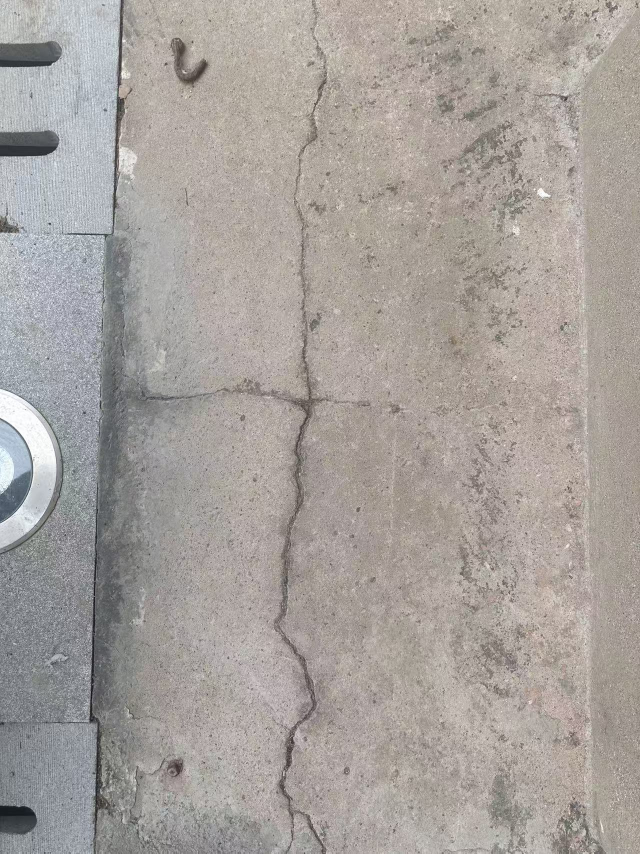
#> input picture data/collected/raw/1.jpg, 1280 x 1707 px (shown at 1/2 size)
$ python resize_images.py --input_dir ../data/collected/raw --output_dir out
#> lines starting #> are read from the running program, lines starting #| are printed output that depends on the picture
import argparse
import os
from PIL import Image

def center_crop_to_square(img, target_size=1024):
    """
    等比缩放使最短边不小于 target_size，然后中心裁剪为 target_size x target_size
    """
    w, h = img.size
    # 如果任一边小于目标尺寸，先等比放大
    if w < target_size or h < target_size:
        scale = target_size / min(w, h)
        new_w = int(w * scale)
        new_h = int(h * scale)
        img = img.resize((new_w, new_h), Image.LANCZOS)
        w, h = new_w, new_h

    # 中心裁剪
    left = (w - target_size) // 2
    top = (h - target_size) // 2
    right = left + target_size
    bottom = top + target_size
    return img.crop((left, top, right, bottom))

def main():
    parser = argparse.ArgumentParser(
        description="将输入目录中的所有图片等比缩放并中心裁剪为 1024×1024 正方形"
    )
    parser.add_argument('--input_dir', required=True, help='输入图片目录')
    parser.add_argument('--output_dir', required=True, help='输出图片目录')
    args = parser.parse_args()

    input_dir = args.input_dir
    output_dir = args.output_dir

    if not os.path.isdir(input_dir):
        print(f'错误：输入目录不存在: {input_dir}')
        return

    os.makedirs(output_dir, exist_ok=True)

    # 支持的常见图片格式
    extensions = ('.jpg', '.jpeg', '.png', '.bmp', '.tiff', '.webp')

    for fname in os.listdir(input_dir):
        file_lower = fname.lower()
        if file_lower.endswith(extensions):
            input_path = os.path.join(input_dir, fname)
            try:
                img = Image.open(input_path).convert('RGB')
#> img is the input picture: PIL image 1280x1707 RGB; mean R, G, B 166.6, 160.7, 156.6
                img_cropped = center_crop_to_square(img, 1024)
#> in center_crop_to_square, `return img.crop((left, top, right, bottom))`:
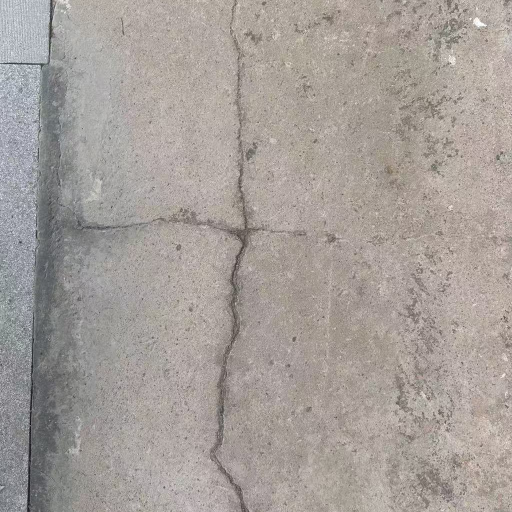
#> returned value: PIL image 1024x1024 RGB (shown at 1/2 size); mean R, G, B 165.5, 158.5, 153.9
                save_path = os.path.join(output_dir, fname)
                img_cropped.save(save_path)
                print(f'已处理: {fname}')
            except Exception as e:
                print(f'处理失败: {fname} —— {e}')
#> pass 2 of the loop in main, `for fname in os.listdir(input_dir):`:
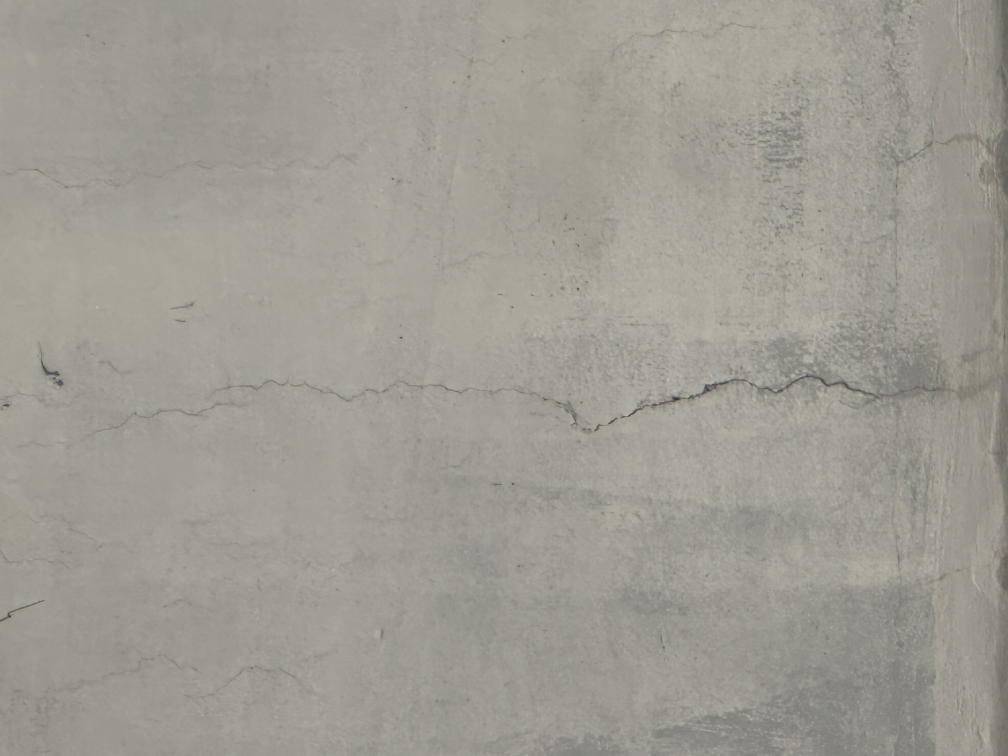
#> input picture data/collected/raw/2.jpg, 4032 x 3024 px (shown at 1/4 size)
#> in main, img is the input picture: PIL image 4032x3024 RGB; mean R, G, B 158.7, 155.9, 147.1
#> in center_crop_to_square (call 2), `return img.crop((left, top, right, bottom))`:
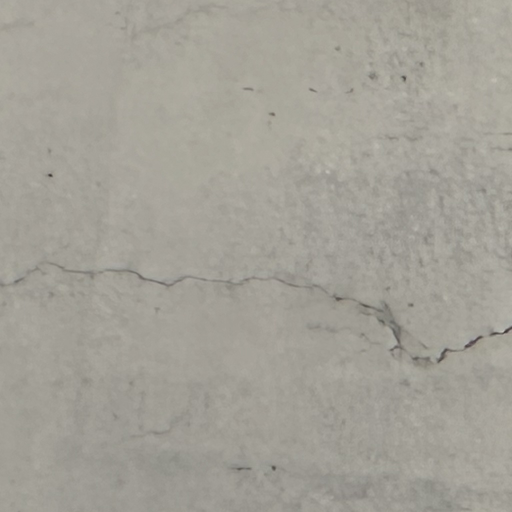
#> returned value: PIL image 1024x1024 RGB (shown at 1/2 size); mean R, G, B 163, 160.1, 151

    print(f'\n完成！所有图片已保存到: {output_dir}')

if __name__ == '__main__':
    main()
